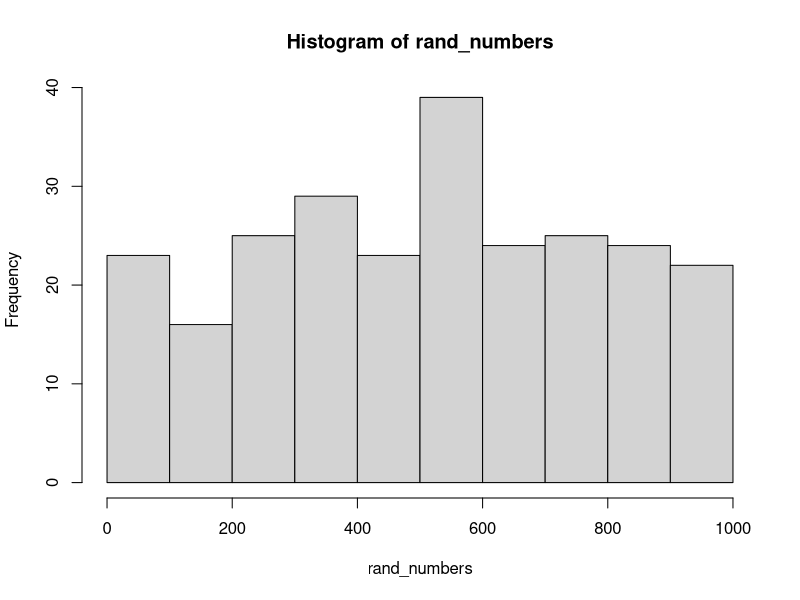

Recreate this plot in R.
## ---- chunk 1
knitr::opts_chunk$set(echo = TRUE)
## ---- chunk 2

rand_numbers <- sample(1000,250)

## ---- chunk 3

x_hist <- hist(rand_numbers)
x_hist

